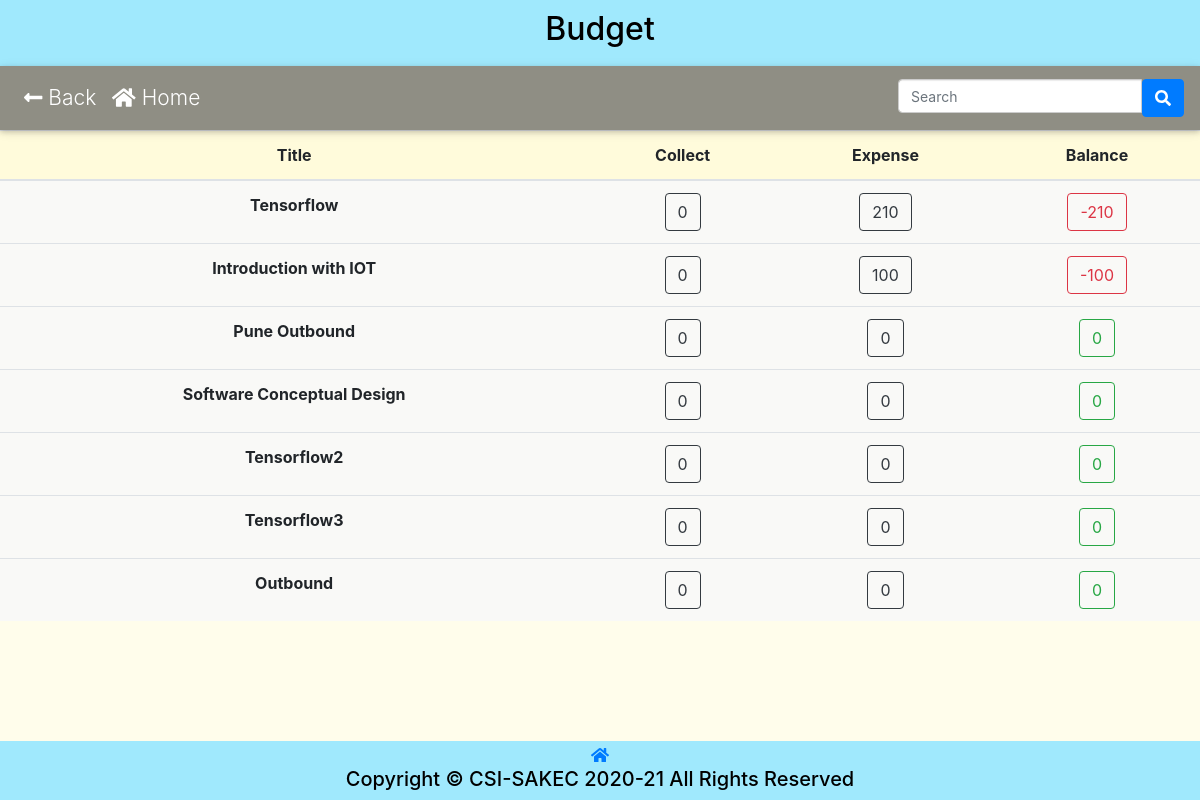
The app's page /Eventmanagement/budget.php (signed in), older data.
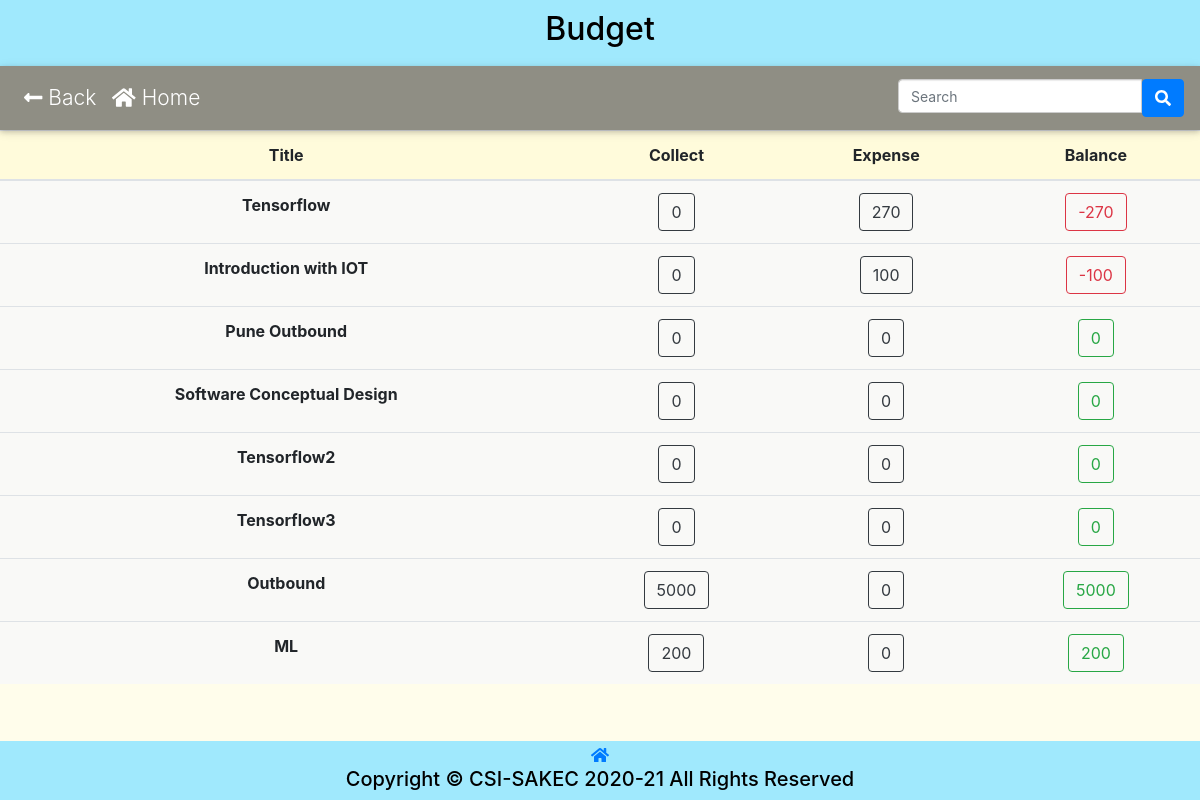
The same page, newer data.
### tables this page shows
CREATE TABLE `csi_event` (
  `id` int(11) NOT NULL,
  `title` varchar(225) NOT NULL,
  `subtitle` varchar(255) NOT NULL,
  `banner` varchar(256) NOT NULL,
  `e_from_date` date NOT NULL,
  `e_to_date` date NOT NULL,
  `e_from_time` time NOT NULL,
  `e_to_time` time NOT NULL,
  `e_description` text NOT NULL,
  `fee_m` int(5) NOT NULL,
  `fee` int(5) NOT NULL,
  `live` tinyint(1) NOT NULL,
  `feedback` tinyint(4) NOT NULL,
  `selfie` tinyint(4) NOT NULL
);

### config.php (called while the page is built, shortened)
<?php
    $conn = mysqli_connect(DB_SERVER, DB_USERNAME, DB_PASSWORD, DB_NAME);
    function execute($sql){
        global $conn;
        return mysqli_query($conn, $sql);
    }
    function getValue($sql){
        return mysqli_fetch_assoc(execute($sql));
    }
?>

### Eventmanagement/budget.php (the view, shortened to what this page needs)
<!DOCTYPE html>
<html lang="en" xmlns="http://www.w3.org/1999/xhtml">
<head>
    <link rel="stylesheet" href="../plugins/bootstrap-4.6.0-dist/css/bootstrap.min.css">
    <link rel="stylesheet" href="../css/membership.css?v=<?php echo time(); ?>">
</head>
<body>
    <header>
        <h2 style="text-align: center;">Budget</h2>
    </header>
    <nav class="navbar navbar-expand-lg navbar-dark default-color sticky-top">
		<div class="collapse navbar-collapse" id="navbarSupportedContent-333">
			<ul class="navbar-nav mr-auto">
                <li class="nav-item">
					<a class="nav-link" href="eventmanagement.php"><i class="fas fa-long-arrow-alt-left"></i>  Back</a>
				</li>
                <li class="nav-item">
					<a class="nav-link" href="../index.php"><i class="fas fa-home"></i>  Home</a>
				</li>
			</ul>
			<ul class="navbar-nav ml-auto nav-flex-icons">
                <form action="<?php echo htmlspecialchars($_SERVER["PHP_SELF"]); ?>" method="POST">
                    <div class="input-group">
                        <input type="search"  onkeyup="SearchFunction()" id="form1" name="search" placeholder="Search" class="form-control" />
                        <button id="search-button"  type="submit" class="btn btn-primary">
                            <i class="fas fa-search"></i>
                        </button>
                    </div>
                </form>
			</ul>
		</div>
	</nav>
    <table class="table">
        <thead class="black white-text">
            <tr>
                <th scope="col">Title</th>
                <th>Collect</th>
                <th>Expense</th>
                <th>Balance</th>
            </tr>
        </thead>
        <tbody id="eventsTableBody">
        <?php
                require_once "../config.php";
                $query = execute("SELECT `id`, `title`  FROM `csi_event` ");
                if (mysqli_num_rows($query) > 0) {
                    while ($row = mysqli_fetch_assoc($query)) {
                        $id= $row['id'];
                        $title= $row['title'];
                        $expense_row=getValue("SELECT SUM( `bill_amount`) as `amount` FROM `csi_expense` WHERE `event_id`='$id' GROUP BY `event_id`");
                        $collection_row=getValue("SELECT SUM( `amount`)as `amount` FROM `csi_collection` WHERE `event_id`='$id' GROUP BY `event_id`");
                        if(isset($expense_row['amount'])){
                            $expense=$expense_row['amount'];
                        }
                        else{
                            $expense=0;
                        }
                        if(isset($collection_row['amount'])){
                            $collection=$collection_row['amount'];
                        }
                        else{
                            $collection=0;
                        }
                        $balance = $collection-$expense;
                ?>
                <tr>
                    <th scope="row" value = "<?php echo $title; ?>">
                        <?php echo $title; ?>
                    </th>
                    <td>
                        <form action="collection.php" method="get">
                            <button type="submit" class="btn btn-outline-dark"><?php echo $collection; ?></button>
                        </form>
                    </td>
                    <td>
                        <form action="expense.php" method="get">
                            <button type="submit" class="btn btn-outline-dark"><?php echo $expense; ?></button>
                        </form>
                    </td>
                    <td>
                        <?php
                            if($balance>=0){
                        ?>
                                <button type="Button" class="btn btn-outline-success"><?php echo $balance; ?></button>
                        <?php
                            }
                            else{
                        ?>
                                <button type="Button" class="btn btn-outline-danger"><?php echo $balance; ?></button>
                        <?php
                            }
                        ?>
                    </td>
                </tr>
                <?php
                    }
                } else {
                    echo "No Record Found";
                }
                ?>
        </tbody>
    </table>
    <div class="spacer" style="height:10px;"></div>
    <div class="footer">
        <div class="spacer" style="height:2px;"></div>
        <a href="index.php"><i class="fas fa-home"></i></a>
        <h5>Copyright &copy; CSI-SAKEC 2020-21 All Rights Reserved</h5>
    </div>
</body>
</html>

Row changes from the older to the newer data that the page shows:
computed for csi_event "Tensorflow": expense "210" → "270"; balance "-210" → "-270"
computed for csi_event "Outbound": collection "0" → "5000"; balance "0" → "5000"
added csi_event: title "ML", collection "200", expense "0", balance "200"
